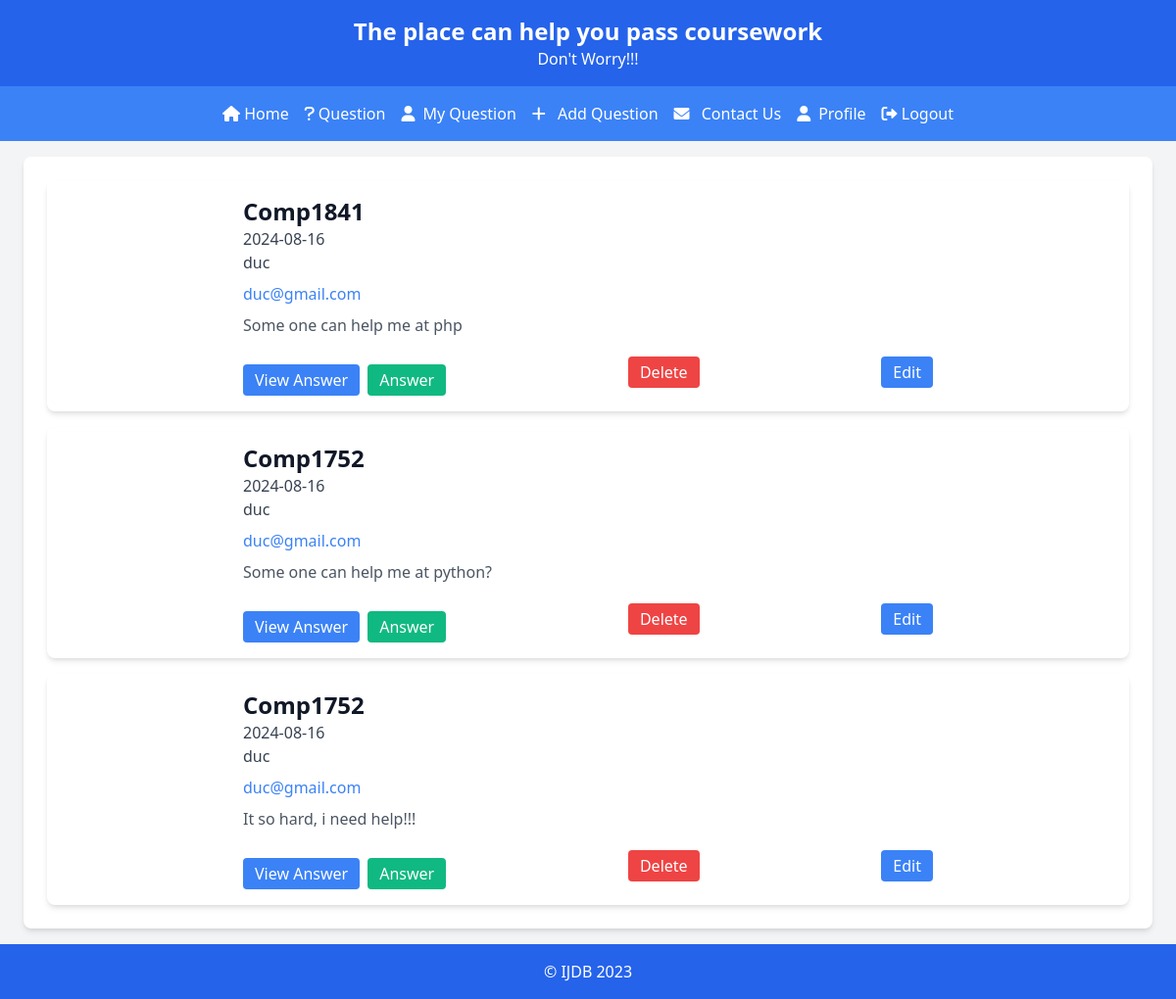
/public/my_question.php (signed in), run on the app's committed database.
### tables this page shows
CREATE TABLE `question` (
  `id` int(50) NOT NULL,
  `questiontext` varchar(50) NOT NULL,
  `userid` int(50) NOT NULL,
  `moduleid` int(50) NOT NULL,
  `questiondate` date NOT NULL,
  `filetoupload` varchar(50) DEFAULT NULL
);

CREATE TABLE `module` (
  `id` int(50) NOT NULL,
  `modulename` varchar(50) NOT NULL,
  `moduletext` varchar(300) NOT NULL
);

CREATE TABLE `users` (
  `id` int(50) NOT NULL,
  `name_user` varchar(50) NOT NULL,
  `email` varchar(50) NOT NULL,
  `username` varchar(50) NOT NULL,
  `pass` varchar(50) NOT NULL,
  `adress` varchar(50) NOT NULL,
  `role` tinyint(1) NOT NULL DEFAULT 0,
  `date_of_birth` date NOT NULL
);

### public/my_question.php (called while the page is built, shortened)
<?php
$id = $_SESSION['user'];
try {
    include '../includes/DatabaseConnection.php';
    $sql = 'SELECT question.id, questiontext, name_user, email, modulename, questiondate, filetoupload
            FROM question
            INNER JOIN users ON question.userid = users.id
            INNER JOIN module ON question.moduleid = module.id
            WHERE Users.id = :id';
    $stmt = $pdo->prepare($sql);
    $stmt->execute(['id' => $id]);
    $system = $stmt->fetchAll();
    include '../templates/my_question.html.php';
} catch (PDOException $e) {
    $title = 'An error has occurred';
    $output = 'Database error: ' . $e->getMessage();
}
include '../templates/publiclayout.html.php';
?>

### templates/my_question.html.php (the view, shortened to what this page needs)
<!DOCTYPE html>
<html lang="en">
<head>
    <link href="https://cdn.jsdelivr.net/npm/tailwindcss@2.2.19/dist/tailwind.min.css" rel="stylesheet">
</head>
<body class="bg-gray-100 p-6">
    <div class="max-w-6xl mx-auto bg-white p-6 rounded-lg shadow-md">
        <div class="space-y-4">
            <?php foreach ($system as $question): ?>
                <div class="flex bg-white shadow-md rounded-lg overflow-hidden">
                    <div class="w-1/6 bg-cover" style="background-image: url('../uploads/<?= htmlspecialchars($question['filetoupload'], ENT_QUOTES, 'UTF-8') ?>');">
                    </div>
                    <div class="w-2/3 p-4">
                        <h2 class="text-gray-900 font-bold text-2xl"><?= htmlspecialchars($question['modulename'], ENT_QUOTES, 'UTF-8')  ?></h2>
                        <p class="text-gray-700"><?= htmlspecialchars($question['questiondate'], ENT_QUOTES, 'UTF-8') ?></p>
                        <p class="text-gray-700"><?= htmlspecialchars($question['name_user'], ENT_QUOTES, 'UTF-8') ?></p>
                        <div class="mt-2">
                            <a href="mailto:<?= htmlspecialchars($question['email'], ENT_QUOTES, 'UTF-8') ?>" class="text-blue-500 hover:underline"><?= htmlspecialchars($question['email'], ENT_QUOTES, 'UTF-8') ?></a>
                        </div>
                        <p class="mt-2 text-gray-600"><?= htmlspecialchars($question['questiontext'], ENT_QUOTES, 'UTF-8') ?></p>
                        <div class="flex items-center justify-between mt-3">
                        <div class="flex space-x-2 mt-4">
                            <a href="view_answer.php?id=<?= isset($question['id']) ? $question['id'] : '' ?>" class="bg-blue-500 text-white px-3 py-1 rounded hover:bg-blue-600">View Answer</a>
                            <a href="answer.php?id=<?= isset($question['id']) ? $question['id'] : '' ?>" class="bg-green-500 text-white px-3 py-1 rounded hover:bg-green-600">Answer</a>
                        </div>
                            <form action="deletequestion.php" method="post" class="inline">
                                <input type="submit" value="Delete" onclick="return confirm('Do you want to delete the question from this list?')" class="bg-red-500 text-white px-3 py-1 rounded hover:bg-red-600">
                            </form>
                            <form action="editquestion.php" class="inline">
                                <input type="submit" value="Edit" class="bg-blue-500 text-white px-3 py-1 rounded hover:bg-blue-600">
                            </form>
                        </div>
                    </div>
                </div>
            <?php endforeach; ?>
        </div>
    </div>
</body>
</html>

### data on the page
question: moduleid.modulename "Comp1841", questiondate "2024-08-16", userid.name_user "duc", userid.email "duc@gmail.com", questiontext "Some one can help me at php"
question: moduleid.modulename "Comp1752", questiondate "2024-08-16", userid.name_user "duc", userid.email "duc@gmail.com", questiontext "Some one can help me at python?"
question: moduleid.modulename "Comp1752", questiondate "2024-08-16", userid.name_user "duc", userid.email "duc@gmail.com", questiontext "It so hard, i need help!!!"
